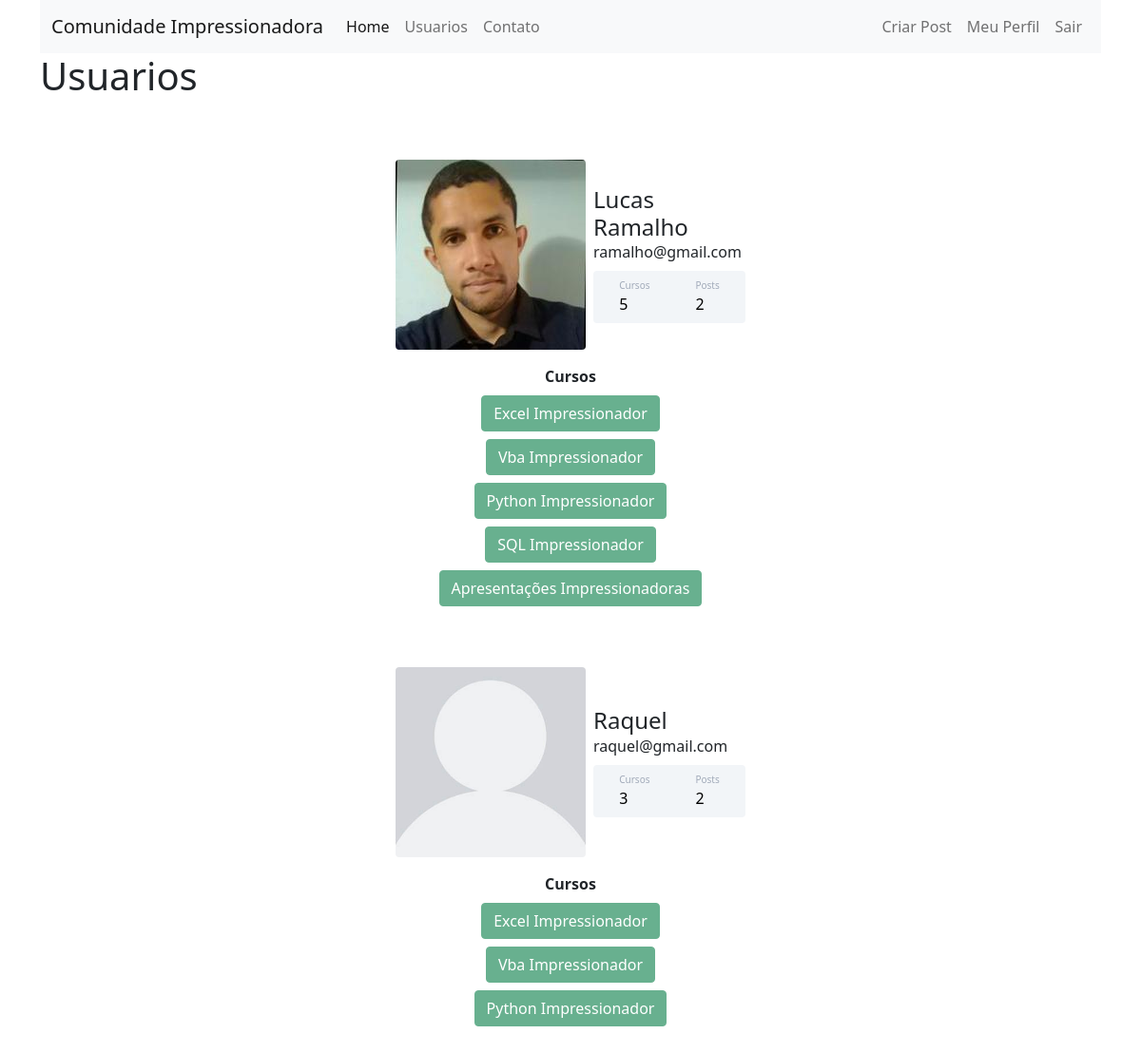
The app's page /usuarios (signed in) with its own data.
### projetocomunidade/models.py (models this page shows)
class Usuario(database.Model, UserMixin):
    id = database.Column(database.Integer, primary_key=True)
    username = database.Column(database.String, nullable=False)
    email = database.Column(database.String, nullable=False, unique=True)
    senha = database.Column(database.String, nullable=False)
    foto_perfil = database.Column(database.String, default='default.jpg')
    posts = database.relationship('Post', backref='autor', lazy=True)
    cursos = database.Column(database.String, nullable=False, default='Não Informado')
    def contar_posts(self):
        return len(self.posts)

### projetocomunidade/routes.py (the view)
@app.route('/usuarios')
@login_required
def usuarios():
    lista_usuarios = Usuario.query.all()
    return render_template('usuarios.html', lista_usuarios=lista_usuarios)

### projetocomunidade/models.py (called while the page is built)
@login_manager.user_loader
def load_usuario(id_usuario):
    return Usuario.query.get(int(id_usuario))

### projetocomunidade/templates/usuarios.html (shortened to what this page needs)
{% extends 'base.html' %}
{% block body %}
    <div class="container">
        <h1>
            Usuarios
        </h1>
            {% for usuario in lista_usuarios %}
                    <div class="container mt-5 d-flex justify-content-center">
                        <div class="card p-3">
                            <div class="d-flex align-items-center">
                                <div class="image me-2"> <img src="{{url_for('static', filename='fotos_perfil/{}'.format(usuario.foto_perfil))}}" class="rounded" width="200"> </div>
                                <div class="ml-3 w-100">
                                    <h4 class="mb-0 mt-0">{{usuario.username}}</h4> <span>{{usuario.email}}</span>
                                    <div class="p-2 mt-2 bg-primary gap-5 d-flex justify-content-center rounded text-white stats">
                                        {% if 'Não Informado' in usuario.cursos %}
                                            <div class="d-flex flex-column"> <span class="articles">Cursos</span> <span class="number1">0</span> </div>
                                        {% else %}
                                            <div class="d-flex flex-column"> <span class="articles">Cursos</span> <span class="number1">{{ usuario.cursos.count(';') + 1 }}</span> </div>
                                        {% endif %}
                                        <div class="d-flex flex-column"> <span class="rating">Posts</span> <span class="number3">{{ current_user.contar_posts() }}</span> </div>
                                    </div>
                                </div>
                            </div>
                        </div>
                        </div>
                        <div class="row justify-content-center">
                            <div class="col-4" style="text-align: center">
                                <strong>Cursos</strong><br>
                                {% for curso in usuario.cursos.split(';') %}
                                    <button type="button" class="btn btn-success mt-2" disabled>{{ curso }}</button>
                                {% endfor %}
                            </div>
                        </div>
            {% endfor %}
    </div>
{% endblock %}

### projetocomunidade/static/main.css (style rules this page uses)
.card { width: 400px; border: none; border-radius: 10px; background-color: #fff }
.stats { background: #f2f5f8 !important; color: #000 !important }
.articles { font-size: 10px; color: #a1aab9 }
.number1 { font-weight: 500 }
.rating { font-size: 10px; color: #a1aab9 }
.number3 { font-weight: 500 }

### records on screen
Usuario: foto_perfil (picture), username "Lucas Ramalho", email "ramalho@gmail.com", cursos "5", contar_posts "2", curso "Excel Impressionador" "Vba Impressionador" "Python Impressionador" "SQL Impressionador" "Apresentações Impressionadoras"
Usuario: foto_perfil (placeholder picture), username "Raquel", email "raquel@gmail.com", cursos "3", contar_posts "2", curso "Excel Impressionador" "Vba Impressionador" "Python Impressionador"
